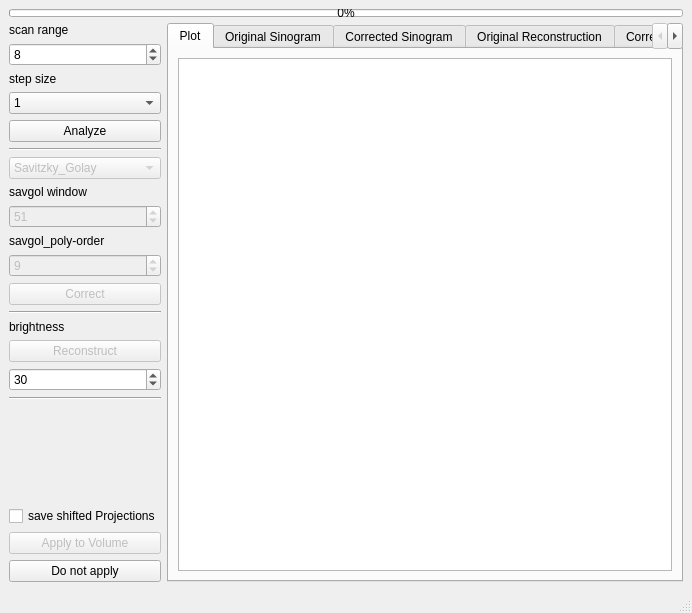
<?xml version="1.0" encoding="UTF-8"?>
<ui version="4.0">
 <class>Movement_Correction_Standalone</class>
 <widget class="QMainWindow" name="Movement_Correction_Standalone">
  <property name="geometry">
   <rect>
    <x>0</x>
    <y>0</y>
    <width>692</width>
    <height>613</height>
   </rect>
  </property>
  <property name="windowTitle">
   <string>MainWindow</string>
  </property>
  <widget class="QWidget" name="centralwidget">
   <layout class="QGridLayout" name="gridLayout_4">
    <item row="1" column="0">
     <layout class="QGridLayout" name="gridLayout">
      <item row="0" column="0">
       <layout class="QVBoxLayout" name="verticalLayout_2">
        <item>
         <widget class="QLabel" name="label">
          <property name="text">
           <string>scan range</string>
          </property>
         </widget>
        </item>
        <item>
         <widget class="QSpinBox" name="scan_range">
          <property name="enabled">
           <bool>true</bool>
          </property>
          <property name="minimumSize">
           <size>
            <width>70</width>
            <height>0</height>
           </size>
          </property>
          <property name="maximum">
           <number>20</number>
          </property>
          <property name="value">
           <number>8</number>
          </property>
         </widget>
        </item>
        <item>
         <widget class="QLabel" name="label_step_size">
          <property name="text">
           <string>step size</string>
          </property>
         </widget>
        </item>
        <item>
         <widget class="QComboBox" name="step_size">
          <item>
           <property name="text">
            <string>1</string>
           </property>
          </item>
          <item>
           <property name="text">
            <string>0.5</string>
           </property>
          </item>
          <item>
           <property name="text">
            <string>0.25</string>
           </property>
          </item>
          <item>
           <property name="text">
            <string>0.1</string>
           </property>
          </item>
         </widget>
        </item>
        <item>
         <widget class="QPushButton" name="pushAnalyze">
          <property name="enabled">
           <bool>true</bool>
          </property>
          <property name="text">
           <string>Analyze</string>
          </property>
         </widget>
        </item>
        <item>
         <widget class="Line" name="line">
          <property name="orientation">
           <enum>Qt::Horizontal</enum>
          </property>
         </widget>
        </item>
        <item>
         <widget class="QComboBox" name="filter_list">
          <property name="enabled">
           <bool>false</bool>
          </property>
          <item>
           <property name="text">
            <string>Savitzky_Golay</string>
           </property>
          </item>
          <item>
           <property name="text">
            <string>Low_Pass</string>
           </property>
          </item>
         </widget>
        </item>
        <item>
         <widget class="QLabel" name="label_4">
          <property name="text">
           <string>savgol window</string>
          </property>
         </widget>
        </item>
        <item>
         <widget class="QSpinBox" name="savgol_window">
          <property name="enabled">
           <bool>false</bool>
          </property>
          <property name="minimum">
           <number>5</number>
          </property>
          <property name="maximum">
           <number>999</number>
          </property>
          <property name="singleStep">
           <number>2</number>
          </property>
          <property name="value">
           <number>51</number>
          </property>
         </widget>
        </item>
        <item>
         <widget class="QLabel" name="label_5">
          <property name="text">
           <string>savgol_poly-order</string>
          </property>
         </widget>
        </item>
        <item>
         <widget class="QSpinBox" name="savgol_poly">
          <property name="enabled">
           <bool>false</bool>
          </property>
          <property name="minimum">
           <number>3</number>
          </property>
          <property name="value">
           <number>9</number>
          </property>
         </widget>
        </item>
        <item>
         <widget class="QPushButton" name="pushCorrect">
          <property name="enabled">
           <bool>false</bool>
          </property>
          <property name="text">
           <string>Correct</string>
          </property>
          <property name="checkable">
           <bool>false</bool>
          </property>
          <property name="checked">
           <bool>false</bool>
          </property>
          <property name="autoRepeat">
           <bool>false</bool>
          </property>
          <property name="autoExclusive">
           <bool>false</bool>
          </property>
          <property name="flat">
           <bool>false</bool>
          </property>
         </widget>
        </item>
        <item>
         <widget class="Line" name="line_3">
          <property name="orientation">
           <enum>Qt::Horizontal</enum>
          </property>
         </widget>
        </item>
        <item>
         <widget class="QLabel" name="label_7">
          <property name="text">
           <string>brightness</string>
          </property>
         </widget>
        </item>
        <item>
         <widget class="QPushButton" name="pushReconstruct">
          <property name="enabled">
           <bool>false</bool>
          </property>
          <property name="text">
           <string>Reconstruct</string>
          </property>
         </widget>
        </item>
        <item>
         <widget class="QSpinBox" name="brightness">
          <property name="enabled">
           <bool>true</bool>
          </property>
          <property name="maximum">
           <number>999999</number>
          </property>
          <property name="value">
           <number>30</number>
          </property>
         </widget>
        </item>
        <item>
         <widget class="Line" name="line_2">
          <property name="orientation">
           <enum>Qt::Horizontal</enum>
          </property>
         </widget>
        </item>
        <item>
         <spacer name="verticalSpacer">
          <property name="orientation">
           <enum>Qt::Vertical</enum>
          </property>
          <property name="sizeHint" stdset="0">
           <size>
            <width>20</width>
            <height>40</height>
           </size>
          </property>
         </spacer>
        </item>
        <item>
         <widget class="QCheckBox" name="checkBox_save_shifted_projections">
          <property name="text">
           <string>save shifted Projections</string>
          </property>
         </widget>
        </item>
        <item>
         <widget class="QPushButton" name="pushApplyVolume">
          <property name="enabled">
           <bool>false</bool>
          </property>
          <property name="text">
           <string>Apply to Volume</string>
          </property>
         </widget>
        </item>
        <item>
         <widget class="QPushButton" name="pushDoNotApply">
          <property name="enabled">
           <bool>true</bool>
          </property>
          <property name="text">
           <string>Do not apply</string>
          </property>
         </widget>
        </item>
       </layout>
      </item>
      <item row="0" column="1">
       <widget class="QTabWidget" name="tabWidget">
        <property name="minimumSize">
         <size>
          <width>0</width>
          <height>0</height>
         </size>
        </property>
        <property name="maximumSize">
         <size>
          <width>4008</width>
          <height>4008</height>
         </size>
        </property>
        <property name="currentIndex">
         <number>0</number>
        </property>
        <widget class="QWidget" name="plotfield">
         <attribute name="title">
          <string>Plot</string>
         </attribute>
         <layout class="QGridLayout" name="gridLayout_2">
          <item row="0" column="0">
           <widget class="PlotWidget" name="Graph">
            <property name="sizePolicy">
             <sizepolicy hsizetype="Expanding" vsizetype="Expanding">
              <horstretch>0</horstretch>
              <verstretch>0</verstretch>
             </sizepolicy>
            </property>
           </widget>
          </item>
         </layout>
        </widget>
        <widget class="QWidget" name="tab_4">
         <attribute name="title">
          <string>Original Sinogram</string>
         </attribute>
         <layout class="QGridLayout" name="gridLayout_3">
          <item row="0" column="0">
           <widget class="QScrollArea" name="scrollArea">
            <property name="widgetResizable">
             <bool>true</bool>
            </property>
            <widget class="QWidget" name="scrollAreaWidgetContents">
             <property name="geometry">
              <rect>
               <x>0</x>
               <y>0</y>
               <width>3022</width>
               <height>2022</height>
              </rect>
             </property>
             <layout class="QGridLayout" name="gridLayout_8">
              <item row="0" column="0">
               <widget class="QLabel" name="original_sino">
                <property name="sizePolicy">
                 <sizepolicy hsizetype="Expanding" vsizetype="Expanding">
                  <horstretch>0</horstretch>
                  <verstretch>0</verstretch>
                 </sizepolicy>
                </property>
                <property name="minimumSize">
                 <size>
                  <width>3000</width>
                  <height>2000</height>
                 </size>
                </property>
                <property name="maximumSize">
                 <size>
                  <width>3000</width>
                  <height>2000</height>
                 </size>
                </property>
                <property name="text">
                 <string>original_sino</string>
                </property>
                <property name="alignment">
                 <set>Qt::AlignCenter</set>
                </property>
               </widget>
              </item>
             </layout>
            </widget>
           </widget>
          </item>
         </layout>
        </widget>
        <widget class="QWidget" name="tab_3">
         <attribute name="title">
          <string>Corrected Sinogram</string>
         </attribute>
         <layout class="QGridLayout" name="gridLayout_5">
          <item row="0" column="0">
           <widget class="QScrollArea" name="scrollArea_2">
            <property name="widgetResizable">
             <bool>true</bool>
            </property>
            <widget class="QWidget" name="scrollAreaWidgetContents_2">
             <property name="geometry">
              <rect>
               <x>0</x>
               <y>0</y>
               <width>3022</width>
               <height>2022</height>
              </rect>
             </property>
             <layout class="QGridLayout" name="gridLayout_9">
              <item row="0" column="0">
               <widget class="QLabel" name="corrected_sino">
                <property name="sizePolicy">
                 <sizepolicy hsizetype="Expanding" vsizetype="Expanding">
                  <horstretch>0</horstretch>
                  <verstretch>0</verstretch>
                 </sizepolicy>
                </property>
                <property name="minimumSize">
                 <size>
                  <width>3000</width>
                  <height>2000</height>
                 </size>
                </property>
                <property name="maximumSize">
                 <size>
                  <width>5000</width>
                  <height>5000</height>
                 </size>
                </property>
                <property name="text">
                 <string>corrected_sino</string>
                </property>
                <property name="alignment">
                 <set>Qt::AlignCenter</set>
                </property>
               </widget>
              </item>
             </layout>
            </widget>
           </widget>
          </item>
         </layout>
        </widget>
        <widget class="QWidget" name="tab">
         <attribute name="title">
          <string>Original Reconstruction</string>
         </attribute>
         <layout class="QGridLayout" name="gridLayout_6">
          <item row="0" column="0">
           <widget class="QScrollArea" name="scrollArea_3">
            <property name="widgetResizable">
             <bool>true</bool>
            </property>
            <widget class="QWidget" name="scrollAreaWidgetContents_3">
             <property name="geometry">
              <rect>
               <x>0</x>
               <y>0</y>
               <width>3022</width>
               <height>2022</height>
              </rect>
             </property>
             <layout class="QGridLayout" name="gridLayout_10">
              <item row="0" column="0">
               <widget class="QLabel" name="original_reco">
                <property name="sizePolicy">
                 <sizepolicy hsizetype="Expanding" vsizetype="Expanding">
                  <horstretch>0</horstretch>
                  <verstretch>0</verstretch>
                 </sizepolicy>
                </property>
                <property name="minimumSize">
                 <size>
                  <width>3000</width>
                  <height>2000</height>
                 </size>
                </property>
                <property name="maximumSize">
                 <size>
                  <width>5000</width>
                  <height>5000</height>
                 </size>
                </property>
                <property name="text">
                 <string>original_reco</string>
                </property>
                <property name="alignment">
                 <set>Qt::AlignCenter</set>
                </property>
               </widget>
              </item>
             </layout>
            </widget>
           </widget>
          </item>
         </layout>
        </widget>
        <widget class="QWidget" name="tab_2">
         <attribute name="title">
          <string>Corrected Reconstruction</string>
         </attribute>
         <layout class="QGridLayout" name="gridLayout_7">
          <item row="0" column="0">
           <widget class="QScrollArea" name="scrollArea_4">
            <property name="widgetResizable">
             <bool>true</bool>
            </property>
            <widget class="QWidget" name="scrollAreaWidgetContents_4">
             <property name="geometry">
              <rect>
               <x>0</x>
               <y>0</y>
               <width>3022</width>
               <height>2022</height>
              </rect>
             </property>
             <layout class="QGridLayout" name="gridLayout_11">
              <item row="0" column="0">
               <widget class="QLabel" name="corrected_reco">
                <property name="sizePolicy">
                 <sizepolicy hsizetype="Expanding" vsizetype="Expanding">
                  <horstretch>0</horstretch>
                  <verstretch>0</verstretch>
                 </sizepolicy>
                </property>
                <property name="minimumSize">
                 <size>
                  <width>3000</width>
                  <height>2000</height>
                 </size>
                </property>
                <property name="text">
                 <string>corrected_reco</string>
                </property>
                <property name="alignment">
                 <set>Qt::AlignCenter</set>
                </property>
               </widget>
              </item>
             </layout>
            </widget>
           </widget>
          </item>
         </layout>
        </widget>
       </widget>
      </item>
     </layout>
    </item>
    <item row="0" column="0">
     <widget class="QProgressBar" name="progressBar">
      <property name="maximumSize">
       <size>
        <width>16777215</width>
        <height>8</height>
       </size>
      </property>
      <property name="value">
       <number>0</number>
      </property>
     </widget>
    </item>
   </layout>
  </widget>
  <widget class="QMenuBar" name="menubar">
   <property name="geometry">
    <rect>
     <x>0</x>
     <y>0</y>
     <width>692</width>
     <height>26</height>
    </rect>
   </property>
  </widget>
  <widget class="QStatusBar" name="statusbar"/>
 </widget>
 <customwidgets>
  <customwidget>
   <class>PlotWidget</class>
   <extends>QGraphicsView</extends>
   <header location="global">pyqtgraph</header>
  </customwidget>
 </customwidgets>
 <resources/>
 <connections/>
</ui>
